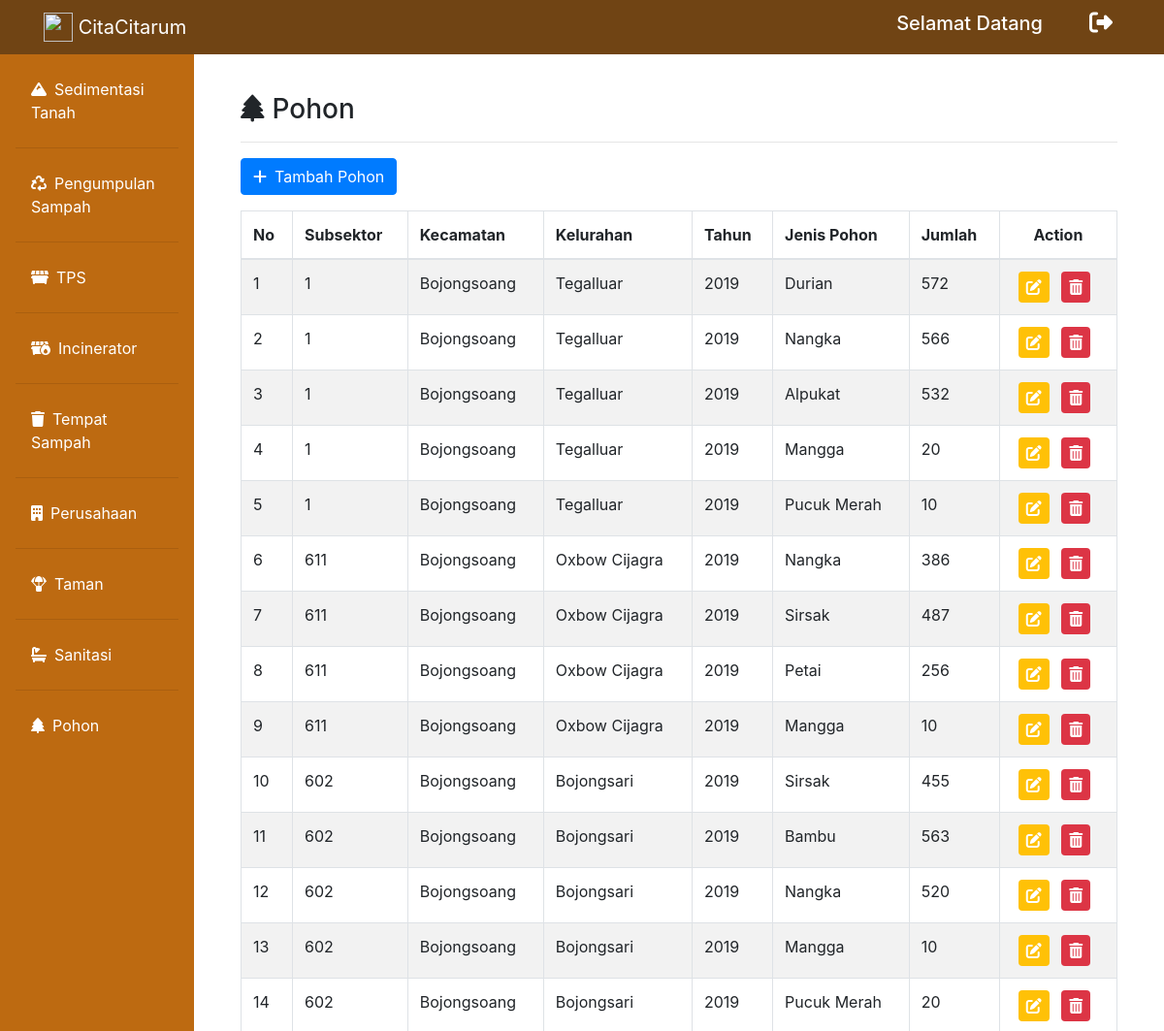
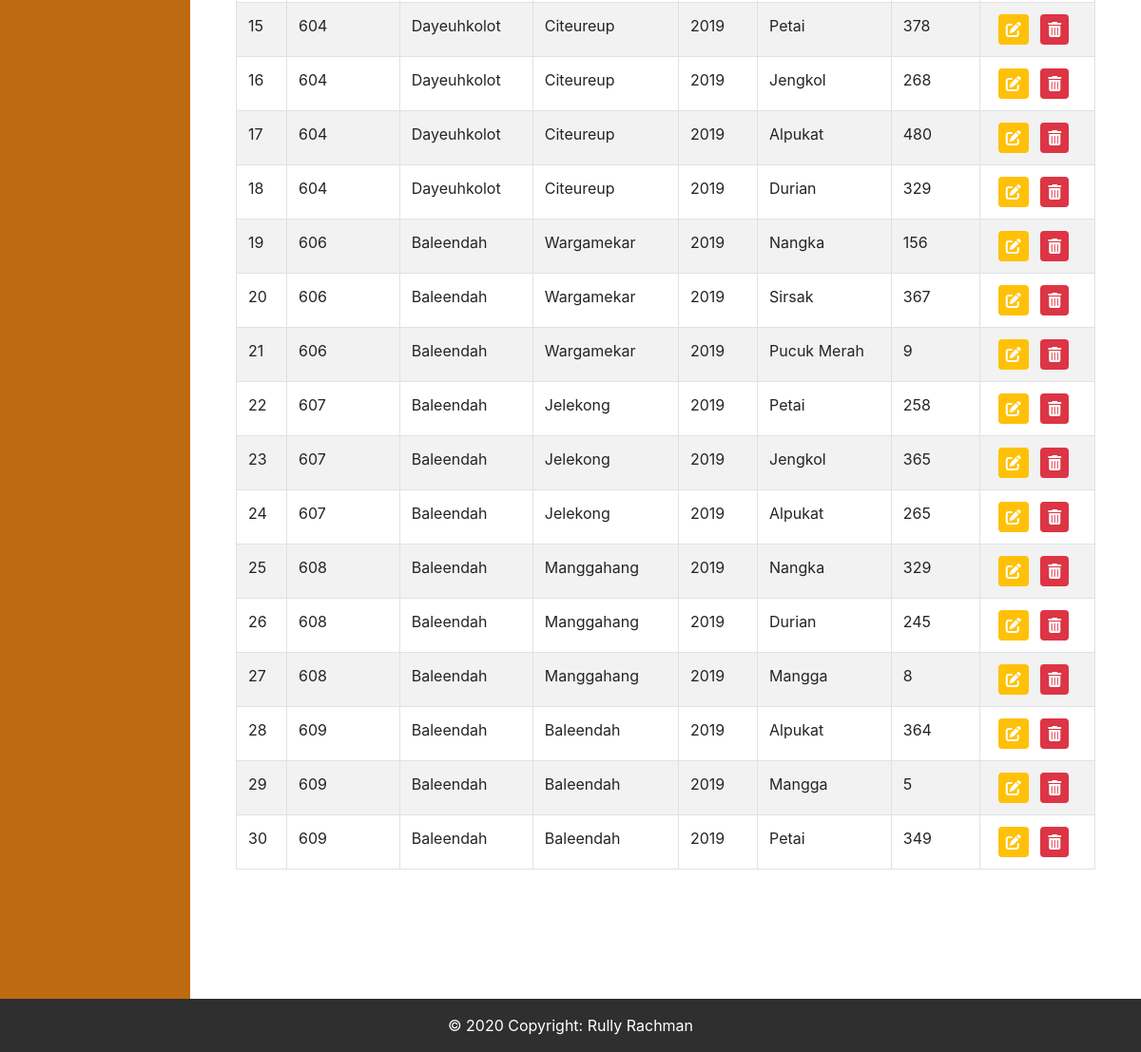
/admin_pohon.php, run on the app's committed database (2 pictures, top to bottom).
### tables this page shows
CREATE TABLE `pohon` (
  `id_pohon` int(50) NOT NULL,
  `id_subsektor` int(50) NOT NULL,
  `kecamatan` varchar(200) NOT NULL,
  `kelurahan` varchar(200) NOT NULL,
  `tahun` varchar(200) NOT NULL,
  `jenis_pohon` varchar(200) NOT NULL,
  `jumlah_pohon` int(200) NOT NULL
);

### admin_pohon.php (the view, shortened to what this page needs)
<?php
include("connect.php");
?>
<!doctype html>
<html lang="en">
  <head>
    <link rel="stylesheet" href="https://stackpath.bootstrapcdn.com/bootstrap/4.4.1/css/bootstrap.min.css">
    <link rel="stylesheet" href="fontawesome/css/all.min.css">
  </head>
  <body>
        <nav class="navbar navbar-expand-lg navbar-dark bg-gradient-primary fixed-top" style="background-color: #704414" id="bar">
            <div class="container">
                <a href="admin_dashboard.php" class="navbar-brand" href="index.php">
                    <img src="img/logocitarum.png" width="30" height="30" class="d-inline-block align-top" alt="">  CitaCitarum</a>
                <div class="collapse navbar-collapse" id="navbarText">
                <span class="mr-5"><h5>Selamat Datang <?php echo $_SESSION["name"]?></h5></span>
                <div class="icon">
                    <h4>
                        <a href="dansubsektor_dashboard.php?logout='1'" class="text-decoration-none"><i class="fas fa-sign-out-alt mr-2" data-toggle="tooltip" title="Logout"></i></a>
                    </h4>
                </div>
        </nav>
        <div class="row no-gutters mt-5">
        <div class="col-md-2 pt-2 sidebar" style="background-color: #BD6A11">
        <ul class="nav flex-column pl-3 pr-3 pb-3 p-1 pt-3" style="background-color: #BD6A11">
            <li class="nav-item">
                <a class="nav-link text-white" href="admin_elemen.php"><i class="fas fa-mountain mr-2"></i>Sedimentasi Tanah</a><hr>
            </li>
            <li class="nav-item">
                <a class="nav-link text-white" href="admin_sampah.php"><i class="fas fa-recycle mr-2"></i>Pengumpulan Sampah</a><hr>
            </li>
            <li class="nav-item">
                <a class="nav-link text-white" href="admin_tps.php"><i class="fas fa-dumpster mr-2"></i>TPS</a><hr>
            </li>
            <li class="nav-item">
                <a class="nav-link text-white" href="admin_incinerator.php"><i class="fas fa-dumpster-fire mr-2"></i>Incinerator</a><hr>
            </li>
            <li class="nav-item">
                <a class="nav-link text-white" href="admin_tong.php"><i class="fas fa-trash mr-2"></i>Tempat Sampah</a><hr>
            </li>
            <li class="nav-item">
                <a class="nav-link text-white" href="admin_perusahaan.php"><i class="fas fa-building mr-2"></i>Perusahaan</a><hr>
            </li>
            <li class="nav-item">
                <a class="nav-link text-white" href="admin_taman.php"><i class="fas fa-parachute-box mr-2"></i>Taman</a><hr>
            </li>
            <li class="nav-item">
                <a class="nav-link text-white" href="admin_sanitasi.php"><i class="fas fa-bath mr-2"></i>Sanitasi</a><hr>
            </li>
            <li class="nav-item">
                <a class="nav-link text-white" href="admin_pohon.php"><i class="fas fa-tree mr-2"></i>Pohon</a>
            </li>
        </ul>
        </div>
        <div class="col-md-10 p-5">
            <h3><i class="fas fa-tree mr-2"></i>Pohon</h3>
            <hr>
            <a href="tambah_pohon.php" class="btn btn-primary mb-3"><i class="fas fa-plus mr-2"></i>Tambah Pohon</a>
            <table class="table table-striped table-bordered">
            <thead>
                <tr>
                <th scope="col">No</th>
                <th scope="col">Subsektor</th>
                <th scope="col">Kecamatan</th>
                <th scope="col">Kelurahan</th>
                <th scope="col">Tahun</th>
                <th scope="col">Jenis Pohon</th>
                <th scope="col">Jumlah</th>
                <th scope="col" colspan="2" class="text-center">Action</th>
                </tr>
            </thead>
            <tbody>
            <?php
                $query = "SELECT * FROM pohon ORDER BY id_pohon ASC";
                $sql = mysqli_query($conn, $query);
                $no = 1;
                while($row = mysqli_fetch_array($sql)){
                echo "
                    <tr>
                    <td>$no</td>
                    <td>$row[id_subsektor]</td>
                    <td>$row[kecamatan]</td>
                    <td>$row[kelurahan]</td>
                    <td>$row[tahun]</td>
                    <td>$row[jenis_pohon]</td>
                    <td>$row[jumlah_pohon]</td>
                    <td colspan='2' class='text-center'><a href='edit_pohon.php?id=$row[id_pohon]'><i class='fas fa-edit bg-warning p-2 text-white rounded mr-0' data-toggle='tooltip' title='edit'></i></a>
                    <a class='m-2' href='admin_pohon.php?deletepohon=$row[id_pohon]'><i class='fas fa-trash-alt bg-danger text-white p-2 rounded'></i></a></td>
                    </tr>";
                    $no++;
                }
            ?>
            </tbody>
            </table>
            <br><br><br>
        </div>
    </div>
        <footer>
            <div class="footer-copyright text-center py-3">© 2020 Copyright: Rully Rachman
            </div>
        </footer>
  </body>
</html>

### admin_pohon.php (style rules this page uses)
.navbar { color: white; }
.icon a { color: white; text-decoration: none; }
.footer-copyright { background-color: #2f2f2f; color: white; }

### data on the page
pohon: id_subsektor "1", kecamatan "Bojongsoang", kelurahan "Tegalluar", tahun "2019", jenis_pohon "Durian", jumlah_pohon "572"
pohon: id_subsektor "1", kecamatan "Bojongsoang", kelurahan "Tegalluar", tahun "2019", jenis_pohon "Nangka", jumlah_pohon "566"
pohon: id_subsektor "1", kecamatan "Bojongsoang", kelurahan "Tegalluar", tahun "2019", jenis_pohon "Alpukat", jumlah_pohon "532"
pohon: id_subsektor "1", kecamatan "Bojongsoang", kelurahan "Tegalluar", tahun "2019", jenis_pohon "Mangga", jumlah_pohon "20"
pohon: id_subsektor "1", kecamatan "Bojongsoang", kelurahan "Tegalluar", tahun "2019", jenis_pohon "Pucuk Merah", jumlah_pohon "10"
pohon: id_subsektor "611", kecamatan "Bojongsoang", kelurahan "Oxbow Cijagra", tahun "2019", jenis_pohon "Nangka", jumlah_pohon "386"
pohon: id_subsektor "611", kecamatan "Bojongsoang", kelurahan "Oxbow Cijagra", tahun "2019", jenis_pohon "Sirsak", jumlah_pohon "487"
pohon: id_subsektor "611", kecamatan "Bojongsoang", kelurahan "Oxbow Cijagra", tahun "2019", jenis_pohon "Petai", jumlah_pohon "256"
pohon: id_subsektor "611", kecamatan "Bojongsoang", kelurahan "Oxbow Cijagra", tahun "2019", jenis_pohon "Mangga", jumlah_pohon "10"
pohon: id_subsektor "602", kecamatan "Bojongsoang", kelurahan "Bojongsari", tahun "2019", jenis_pohon "Sirsak", jumlah_pohon "455"
pohon: id_subsektor "602", kecamatan "Bojongsoang", kelurahan "Bojongsari", tahun "2019", jenis_pohon "Bambu", jumlah_pohon "563"
pohon: id_subsektor "602", kecamatan "Bojongsoang", kelurahan "Bojongsari", tahun "2019", jenis_pohon "Nangka", jumlah_pohon "520"
pohon: id_subsektor "602", kecamatan "Bojongsoang", kelurahan "Bojongsari", tahun "2019", jenis_pohon "Mangga", jumlah_pohon "10"
pohon: id_subsektor "602", kecamatan "Bojongsoang", kelurahan "Bojongsari", tahun "2019", jenis_pohon "Pucuk Merah", jumlah_pohon "20"
pohon: id_subsektor "604", kecamatan "Dayeuhkolot", kelurahan "Citeureup", tahun "2019", jenis_pohon "Petai", jumlah_pohon "378"
pohon: id_subsektor "604", kecamatan "Dayeuhkolot", kelurahan "Citeureup", tahun "2019", jenis_pohon "Jengkol", jumlah_pohon "268"
pohon: id_subsektor "604", kecamatan "Dayeuhkolot", kelurahan "Citeureup", tahun "2019", jenis_pohon "Alpukat", jumlah_pohon "480"
pohon: id_subsektor "604", kecamatan "Dayeuhkolot", kelurahan "Citeureup", tahun "2019", jenis_pohon "Durian", jumlah_pohon "329"
pohon: id_subsektor "606", kecamatan "Baleendah", kelurahan "Wargamekar", tahun "2019", jenis_pohon "Nangka", jumlah_pohon "156"
pohon: id_subsektor "606", kecamatan "Baleendah", kelurahan "Wargamekar", tahun "2019", jenis_pohon "Sirsak", jumlah_pohon "367"
pohon: id_subsektor "606", kecamatan "Baleendah", kelurahan "Wargamekar", tahun "2019", jenis_pohon "Pucuk Merah", jumlah_pohon "9"
pohon: id_subsektor "607", kecamatan "Baleendah", kelurahan "Jelekong", tahun "2019", jenis_pohon "Petai", jumlah_pohon "258"
pohon: id_subsektor "607", kecamatan "Baleendah", kelurahan "Jelekong", tahun "2019", jenis_pohon "Jengkol", jumlah_pohon "365"
pohon: id_subsektor "607", kecamatan "Baleendah", kelurahan "Jelekong", tahun "2019", jenis_pohon "Alpukat", jumlah_pohon "265"
pohon: id_subsektor "608", kecamatan "Baleendah", kelurahan "Manggahang", tahun "2019", jenis_pohon "Nangka", jumlah_pohon "329"
pohon: id_subsektor "608", kecamatan "Baleendah", kelurahan "Manggahang", tahun "2019", jenis_pohon "Durian", jumlah_pohon "245"
pohon: id_subsektor "608", kecamatan "Baleendah", kelurahan "Manggahang", tahun "2019", jenis_pohon "Mangga", jumlah_pohon "8"
pohon: id_subsektor "609", kecamatan "Baleendah", kelurahan "Baleendah", tahun "2019", jenis_pohon "Alpukat", jumlah_pohon "364"
pohon: id_subsektor "609", kecamatan "Baleendah", kelurahan "Baleendah", tahun "2019", jenis_pohon "Mangga", jumlah_pohon "5"
pohon: id_subsektor "609", kecamatan "Baleendah", kelurahan "Baleendah", tahun "2019", jenis_pohon "Petai", jumlah_pohon "349"
